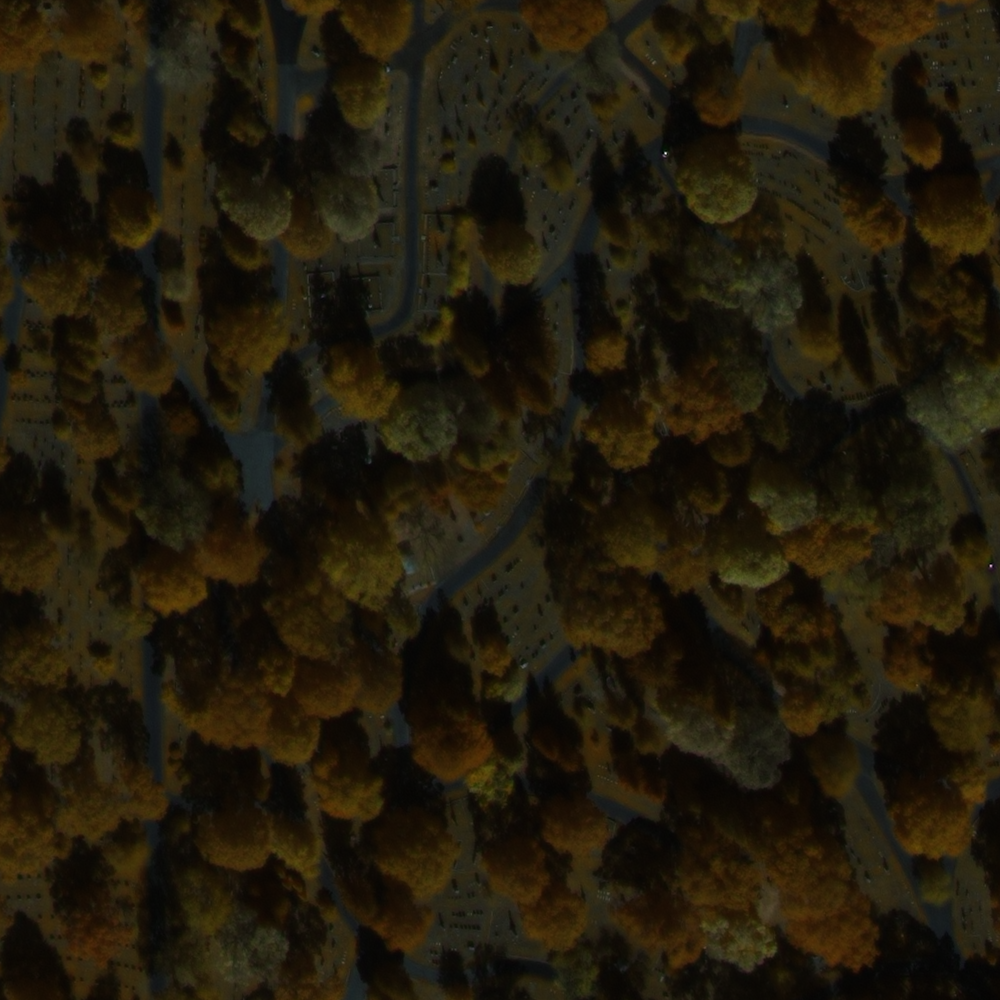

Python code for this plot:
from osgeo import gdal
import numpy as np
import imageio



def read_patch(dataset, h0, h1, w0, w1):
    B = dataset.RasterCount
    H, W = dataset.RasterYSize, dataset.RasterXSize
    assert (h0 >= 0) and (w0 >= 0) and ((h1-h0) > 0) and ((w1-w0) > 0) and (h1 <= H) and (w1 <= W), f"{h0}, {h1}, {w0}, {w1}"

    arr = []
    for b in range(B):
        temp = dataset.GetRasterBand(b+1).ReadAsArray(w0, h0, w1-w0, h1-h0)
        print(temp.mean(), temp.min(), temp.max())

        # temp = (temp / (temp + 1)) * 255
        temp = (temp / temp.max()) * 255 * 1
        temp = np.clip(temp, 0, 255)
        arr.append(temp)
        print(arr[-1].mean(), arr[-1].min(), arr[-1].max())

    img = np.dstack(arr)[...,-3:]
    # img = np.dstack(arr)[...,:3]
    img = img[...,::-1]
    print(img.shape)
    print(np.mean(img), np.max(img), np.min(img))
    imageio.imwrite("test.png", img)



if __name__ == "__main__":
    # dataset = gdal.Open('test.tif')
    dataset = gdal.Open('data/Delivery/Ortho_PS/20OCT10155557-PS-014910772010_01_P001.tif')
    B = dataset.RasterCount
    H, W = dataset.RasterYSize, dataset.RasterXSize
    print("Shape of dataset:", H, W)
    print("Number of bands:", B)


    # bands = []
    # for b in range(B):
    #     bands.append(dataset.GetRasterBand(b+1)) # Red channel
    # arr = []
    # for b in range(B):
    #     arr.append(bands[b].ReadAsArray())

    # img = np.dstack(arr)
    # print(img.shape)
    # imageio.imwrite("test.png", img)


    read_patch(dataset, 3000, 4000, 2000, 3000)